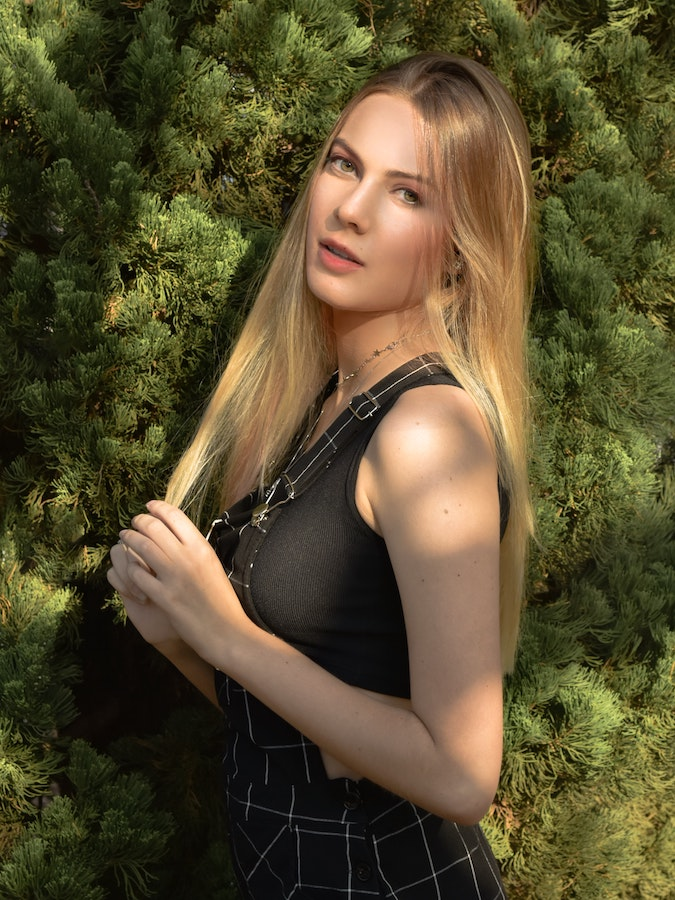
#> input picture coolpics/1.jpg, 675 x 900 px, found by its file name
$ python -i imageProcessor.py   (imports and definitions only)
#> lines starting #> are read from the running program, lines starting #| are printed output that depends on the picture
import cv2
import pywhatkit
import numpy as np
import os

def readImg(filename):
#> called with filename = 'coolpics/static/uploads/1.jpg'
    img= cv2.imread(filename)
#> img is the input picture: shape (900, 675, 3); mean B, G, R 46.7, 77.4, 87.3
    return img
# [13 lines left out: functions edgeDetection, color, not called in this run]
def resolveFile(name):
    path = os.path.dirname(__file__)
    resolved = os.path.join(path, "static","uploads",name)
    return resolved


# FOR SKETCH DRAWING
# [45 lines left out: functions sketch, bnw, cartoon, acii, not called in this run]

# FOR OIL PAINT
def paint(sourceFile):
    img = readImg(resolveFile(sourceFile))
    line_wdt =9
    blur_value = 7
    totalColor = 4
    grayFilter = cv2.cvtColor(img, cv2.COLOR_BGR2GRAY)
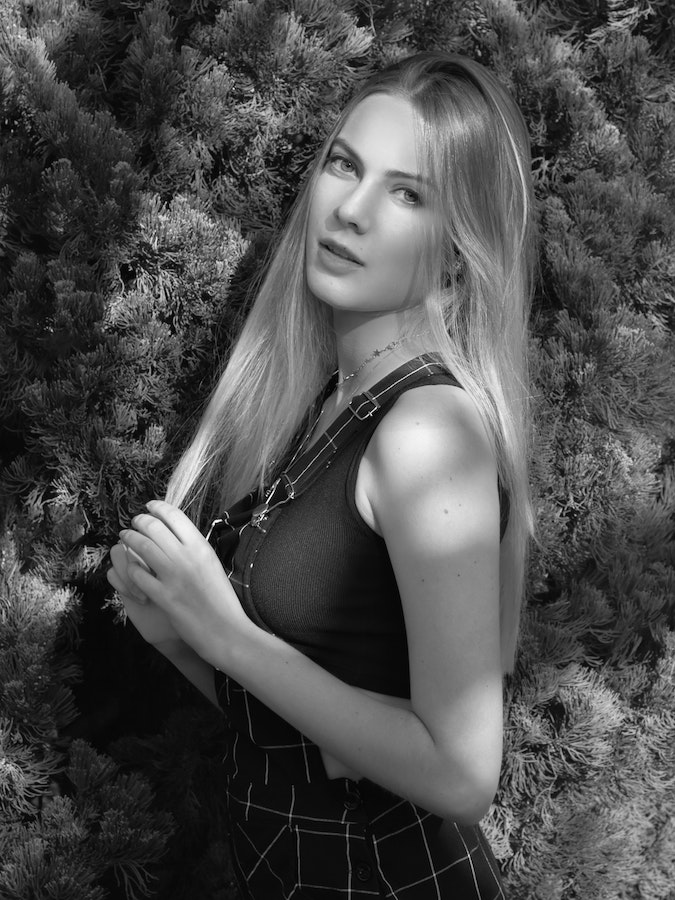
#> grayFilter: shape (900, 675); min 0, max 253, mean 76.8
    image_resized = cv2.resize(img, None, fx=0.5, fy=0.5)
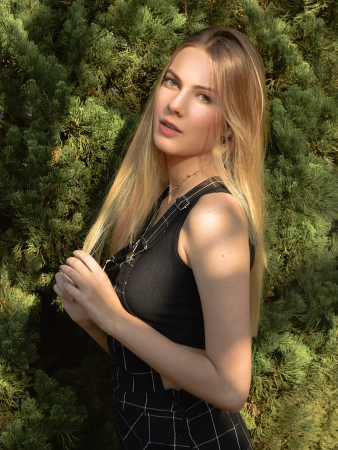
#> image_resized: shape (450, 338, 3); mean B, G, R 46.8, 77.5, 87.4

    image_cleared = cv2.medianBlur(image_resized, 1)
    image_cleared = cv2.medianBlur(image_cleared, 1)
    image_cleared = cv2.medianBlur(image_cleared, 1)

    image_cleared = cv2.edgePreservingFilter(image_cleared, sigma_s=20,sigma_r=0.15)

    image_filtered = cv2.bilateralFilter(image_cleared, 3, 10, 5)

    for i in range(2):
        image_filtered = cv2.bilateralFilter(image_filtered, 3, 20, 10)

    for i in range(3):
        image_filtered = cv2.bilateralFilter(image_filtered, 5, 30, 10)

    gaussian_mask= cv2.GaussianBlur(image_filtered, (7,7), 2)
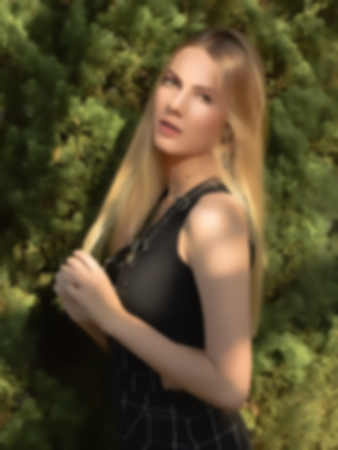
#> gaussian_mask: shape (450, 338, 3); mean B, G, R 46.7, 77.5, 87.4
    image_sharp = cv2.addWeighted(image_filtered, 1.5, gaussian_mask, -0.5, 0)
    image_sharp = cv2.addWeighted(image_sharp, 1.4, gaussian_mask, -0.2, 10)
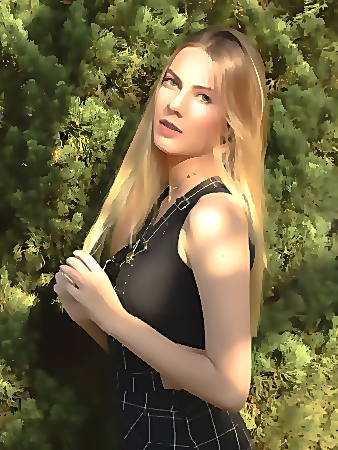
#> image_sharp: shape (450, 338, 3); mean B, G, R 66.1, 102.8, 112.6

    cv2.imwrite(resolveFile(sourceFile.replace(".","_oil.")), image_sharp)

>>> result = paint('1.jpg')

$ run again, on coolpics/sample.jpg
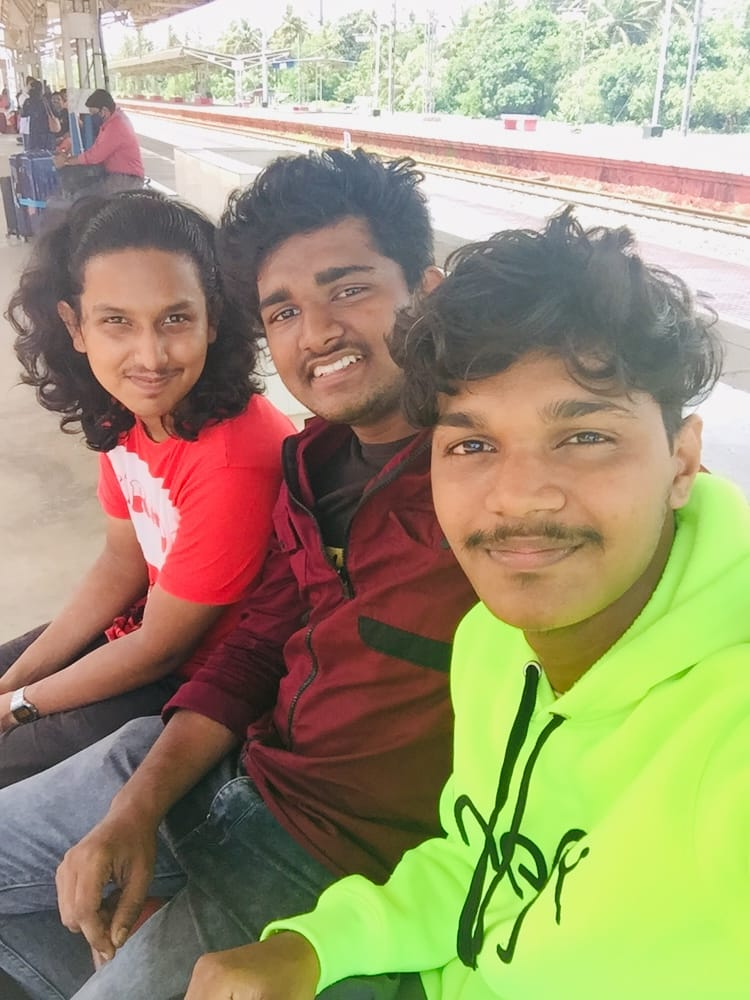
#> input picture coolpics/sample.jpg, 750 x 1000 px, found by its file name
#> in readImg, img is the input picture: shape (1000, 750, 3); mean B, G, R 115.5, 149.2, 158.4
#> in paint, `grayFilter = cv2.cvtColor(img, cv2.COLOR_BGR2GRAY)`:
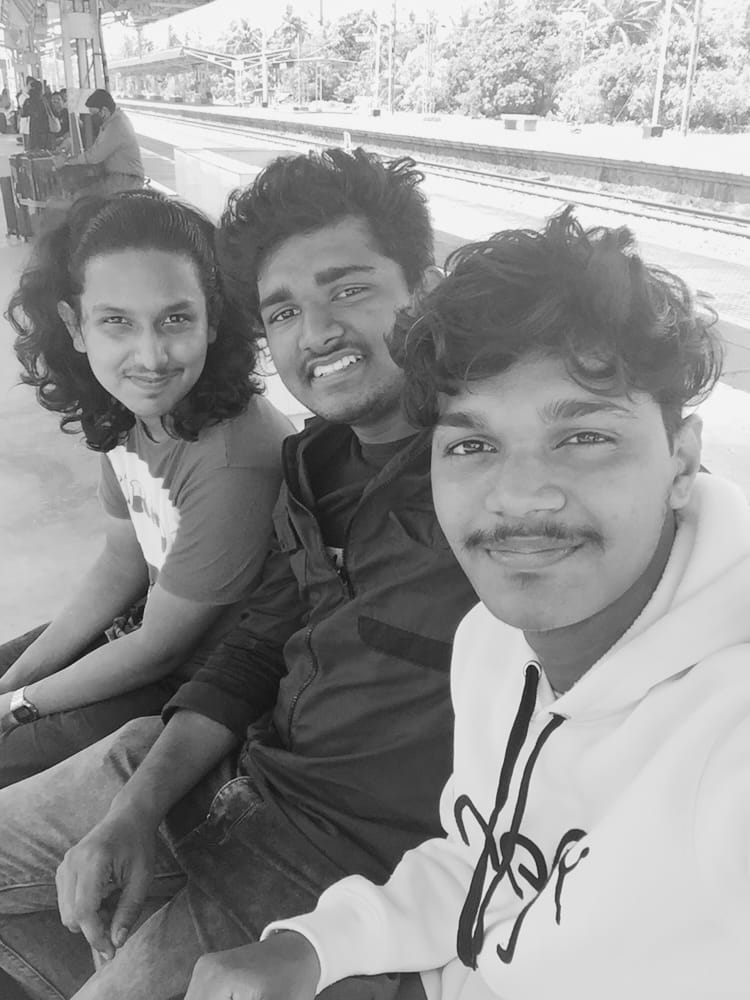
#> grayFilter: shape (1000, 750); min 9, max 255, mean 148.1
#> in paint, `image_sharp = cv2.addWeighted(image_sharp, 1.4, gaussian_mask, -0.2, 10)`:
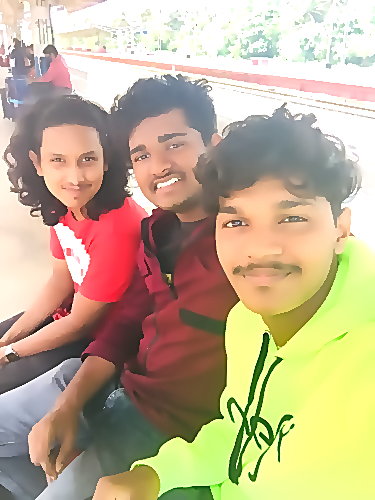
#> image_sharp: shape (500, 375, 3); mean B, G, R 144.6, 174.6, 192.2
